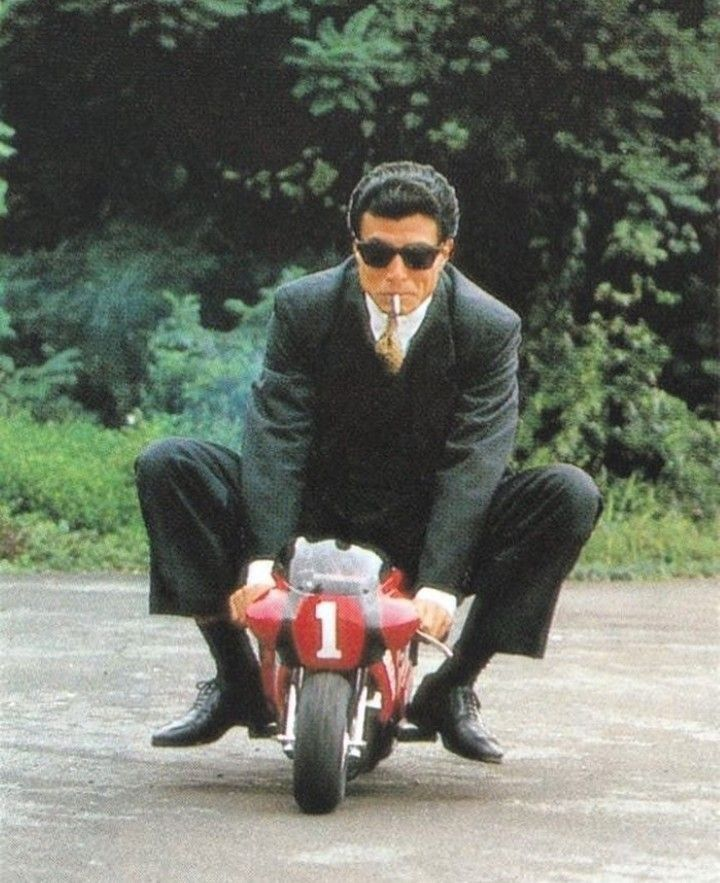
#> input picture assignment_2/data/test.jpg, 720 x 883 px
$ jupyter execute image_processing_exercises.ipynb   (older library calls are emulated)
#> lines starting #> are read from the running program, lines starting #| are printed output that depends on the picture; after the words box and inside, x2 and y2 are one past the last pixel; in counts of white or black regions, pixels touching at a corner belong together
#  Basics of Image analysis and rendering & Image processing

---

# 📚 Table of Contents

## 1. Basics of Image Analysis and Rendering
- [1.1 Digital Image: Definition and Types](#11-define-the-general-concept-of-digital-image-and-explain-its-types)
- [1.2 Color Spaces](#12-define-the-concept-of-color-spaces-and-mention-some)
- [1.3 Gray-scale Codification](#13-explain-the-gray-scale-codification)
- [1.4 General Workflow of Image Analysis](#14-define-and-explain-the-general-workflow-of-the-overall-image-analysis-process)
- [1.5 Levels of Image Processing](#15-define-and-explain-the-three-levels-of-image-processinganalysis)
- [1.6 Rendering and the Rendering Pipeline](#16-define-rendering-and-explain-its-significance-in-computer-graphics-and-discuss-the-rendering-pipeline-and-its-stages)
- [1.7 Real-time vs Offline Rendering](#17-describe-the-difference-between-real-time-rendering-and-offline-rendering)
- [1.8 Rasterization](#18-explain-the-concept-of-rasterization-and-its-role-in-rendering)

## 2. Image Processing: Transformation and Filtering
- [2.1 Linear Transformations: Brightness and Contrast](#21-linear-transformations-brightness-adjustment-and-contrast-stretching)
- [2.2 Basic Image Filtering: Mean and Gaussian](#22-basic-image-filtering-mean-and-gaussian-filtering)
- [2.3 Global Thresholding](#23-global-thresholding)
- [2.4 Edge Detection: Sobel and Prewitt](#24-edge-detection-sobel-and-prewitt-operators)
- [2.5 Histogram Equalization](#25-histogram-equalization)
- [2.6 2D Convolution Operation](#26-2d-convolution-operation)

---

### 1.1 Define the general concept of digital image and explain its types.

A **digital image** is a two-dimensional representation of a visual object, stored in a computer as a grid of **pixels**. Each pixel has color or intensity information.

**Types of digital images:**

* **Binary images**: Only black and white pixels (0 or 1).
* **Grayscale images**: Shades of gray, where each pixel has an intensity value (usually from 0 to 255).
* **Color images**: Each pixel has values for multiple color channels (commonly RGB – Red, Green, Blue).
* **Multispectral/Hyperspectral images**: Contain data from many wavelengths (used in remote sensing, medical imaging).

---

### 1.2 Define the concept of color spaces and mention some.

A **color space** is a method of representing colors in a consistent way using coordinate systems.

**Common color spaces include:**

* **RGB (Red, Green, Blue)** – used in screens and digital imaging.
* **HSV (Hue, Saturation, Value)** – useful for color filtering and adjustments.
* **CMYK (Cyan, Magenta, Yellow, Key/Black)** – used in printing.
* **Lab** – based on human vision, separates lightness and color.

---

### 1.3 Explain the gray-scale codification.

**Gray-scale codification** represents an image using shades of gray only, without color. Each pixel is assigned a single intensity value, usually from **0 (black)** to **255 (white)** in 8-bit images. It reduces memory usage and simplifies image processing tasks like edge detection and thresholding.

---

### 1.4 Define and explain the general workflow of the overall image analysis process.

The **general workflow of image analysis** includes:

1. **Acquisition**: Capture or load the image.
2. **Preprocessing**: Clean the image (e.g., remove noise, adjust brightness).
3. **Segmentation**: Divide the image into meaningful regions (e.g., separate objects).
4. **Feature Extraction**: Identify patterns or shapes (edges, textures, corners).
5. **Classification/Analysis**: Use extracted features to interpret or label parts of the image.
6. **Post-processing/Visualization**: Display or use the results for further tasks.

---

### 1.5 Define and explain the three levels of image processing/analysis.

1. **Low-level processing**: Basic operations like noise removal, contrast adjustment, edge detection. Input and output are both images.
2. **Mid-level processing**: Tasks like segmentation, shape detection, or object tracking. Input is an image, output is information (e.g., object boundaries).
3. **High-level processing**: Interpretation and understanding, such as object recognition or scene analysis. Output is a description or decision.

---

### 1.6 Define rendering and explain its significance in computer graphics, and discuss the rendering pipeline and its stages.

**Rendering** is the process of generating a final image from a 3D model using lighting, textures, and camera angles. It's essential in computer graphics to visualize virtual scenes in games, simulations, movies, etc.

**Rendering pipeline stages:**

1. **Modeling**: Define 3D shapes and objects.
2. **Transformation**: Convert objects into camera view (world and view transformations).
3. **Lighting**: Calculate how light affects surfaces.
4. **Projection**: Convert 3D scene to 2D image (camera perspective).
5. **Rasterization**: Turn projected shapes into pixels.
6. **Shading and Texturing**: Add colors, textures, and shadows to pixels.
7. **Display**: Show the final image on screen.

---

### 1.7 Describe the difference between real-time rendering and offline rendering.

* **Real-time rendering**: Images are generated quickly (e.g., 30–60 frames per second) for interactive applications like video games or VR. Focus is on speed and responsiveness.
* **Offline rendering**: Takes longer but produces high-quality, photorealistic images. Used in movies and animations. Quality is prioritized over speed.

---

### 1.8 Explain the concept of rasterization and its role in rendering.

**Rasterization** is the process of converting 3D shapes (like triangles) into pixels on a 2D screen. It determines **which pixels** a shape covers and assigns them colors based on textures, lighting, and shading. Rasterization is a **key step** in rendering, especially in real-time graphics, because it's fast and hardware-accelerated by GPUs.

---

# Image Processing: Transformation and Filtering

This notebook answers the following exercises:

1. Implement linear transformations: brightness adjustment and contrast stretching.
2. Implement basic image filtering techniques: mean filtering and Gaussian filtering.
3. Implement a global thresholding technique.
4. Implement edge detection using Sobel or Prewitt operators.
5. Implement a histogram equalization technique.
6. Implement a 2D convolution operation using a predefined kernel.

## 1. Load the Image
We will use the image `test.jpg` from the `data` folder.

[cell 1]
import cv2
import numpy as np
import matplotlib.pyplot as plt

# Load the image
image_path = 'data/test.jpg'
image = cv2.imread(image_path)
#> image is the input picture: shape (883, 720, 3); mean B, G, R 101, 111.7, 107.5
if image is None:
    raise FileNotFoundError(f'Image not found at {image_path}')

# Convert to RGB for visualization
image_rgb = cv2.cvtColor(image, cv2.COLOR_BGR2RGB)

# Display the original image
plt.imshow(image_rgb)
plt.title('Original Image')
plt.axis('off')
plt.show()

## 2.1 Linear Transformations: Brightness Adjustment and Contrast Stretching

[cell 2]
# Brightness adjustment
brightness_adjusted = cv2.convertScaleAbs(image, alpha=1, beta=50)
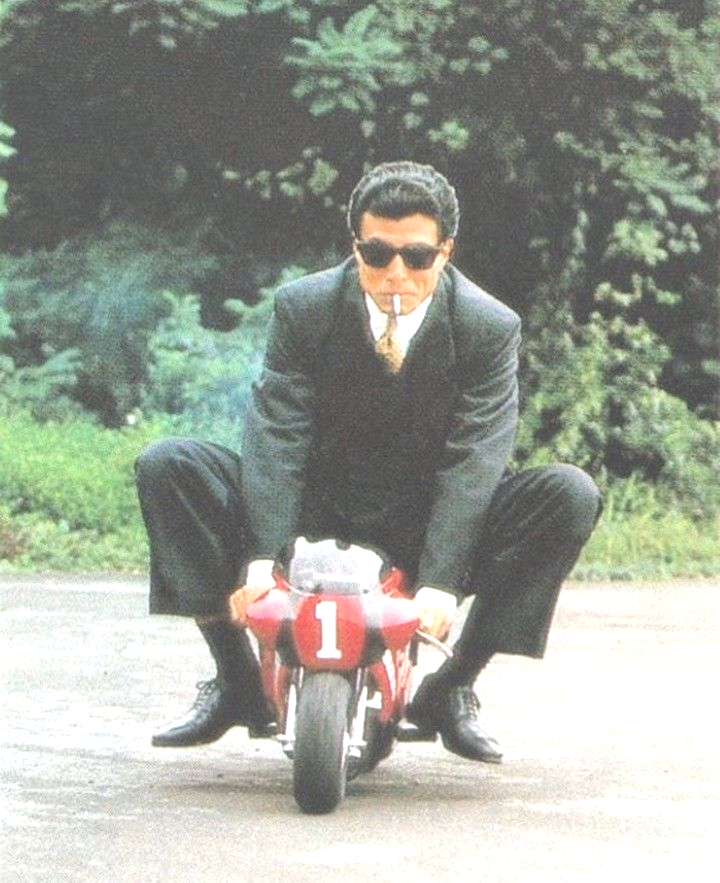
#> brightness_adjusted: shape (883, 720, 3); mean B, G, R 149.9, 159.8, 155.1

# Contrast stretching
contrast_stretched = cv2.normalize(image, None, alpha=0, beta=255, norm_type=cv2.NORM_MINMAX)

# Display results
fig, axes = plt.subplots(1, 3, figsize=(15, 5))
axes[0].imshow(image_rgb)
axes[0].set_title('Original Image')
axes[0].axis('off')
axes[1].imshow(cv2.cvtColor(brightness_adjusted, cv2.COLOR_BGR2RGB))
axes[1].set_title('Brightness Adjusted')
axes[1].axis('off')
axes[2].imshow(cv2.cvtColor(contrast_stretched, cv2.COLOR_BGR2RGB))
axes[2].set_title('Contrast Stretched')
axes[2].axis('off')
plt.show()

## 2.2 Basic Image Filtering: Mean and Gaussian Filtering

[cell 3]
# Mean filtering
mean_filtered = cv2.blur(image, (5, 5))

# Gaussian filtering
gaussian_filtered = cv2.GaussianBlur(image, (5, 5), 0)

# Display results
fig, axes = plt.subplots(1, 3, figsize=(15, 5))
axes[0].imshow(image_rgb)
axes[0].set_title('Original Image')
axes[0].axis('off')
axes[1].imshow(cv2.cvtColor(mean_filtered, cv2.COLOR_BGR2RGB))
axes[1].set_title('Mean Filtered')
axes[1].axis('off')
axes[2].imshow(cv2.cvtColor(gaussian_filtered, cv2.COLOR_BGR2RGB))
axes[2].set_title('Gaussian Filtered')
axes[2].axis('off')
plt.show()
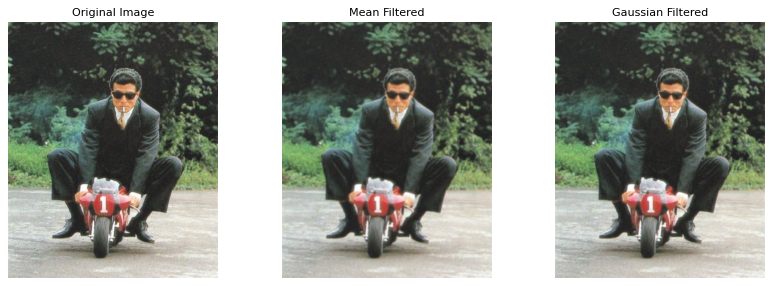
#> figure drawn by matplotlib, 3 panels

## 2.3 Global Thresholding

[cell 4]
# Convert to grayscale
gray_image = cv2.cvtColor(image, cv2.COLOR_BGR2GRAY)
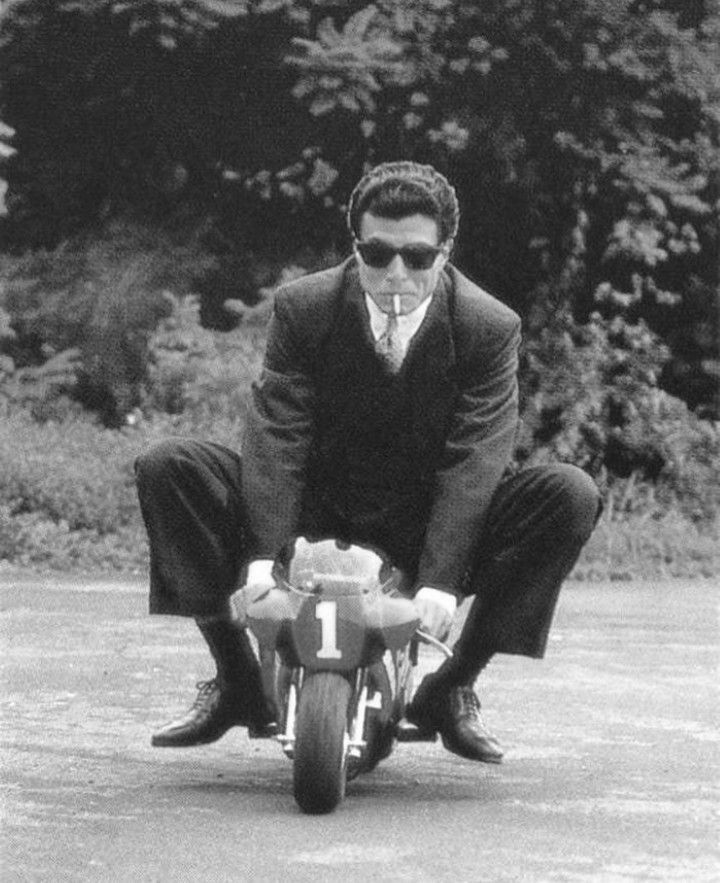
#> gray_image: shape (883, 720); min 16, max 255, mean 109.3

# Apply global thresholding
_, thresholded = cv2.threshold(gray_image, 127, 255, cv2.THRESH_BINARY)
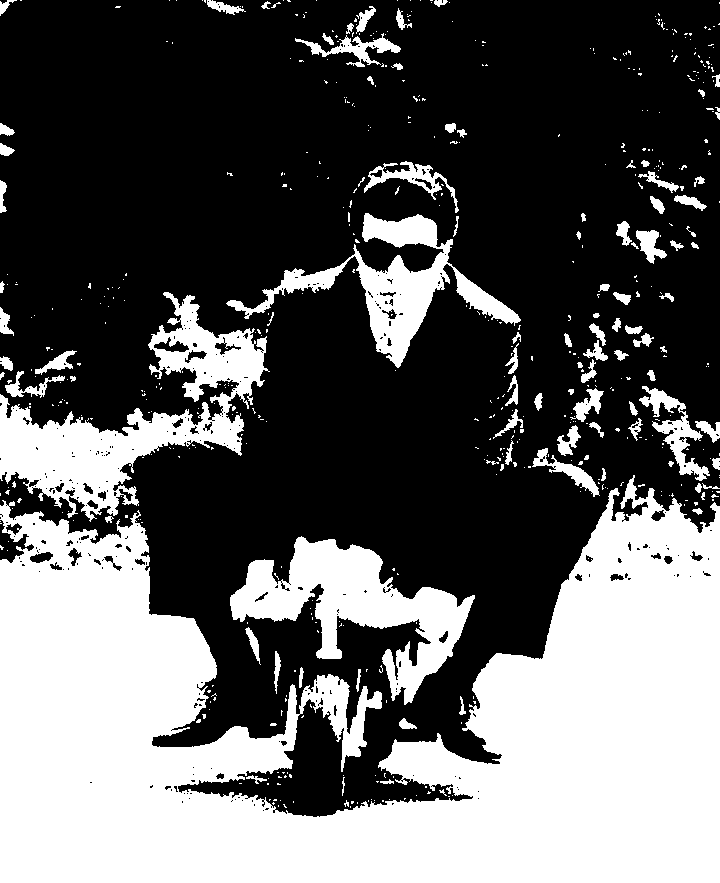
#> thresholded: shape (883, 720); 37% white; 567 white regions (470 under 20 px), largest, box (x1, y1, x2, y2) and area: (0, 475, 720, 883) 174714, (0, 292, 270, 522) 19105, (230, 536, 475, 705) 15457

# Display results
fig, axes = plt.subplots(1, 2, figsize=(10, 5))
axes[0].imshow(gray_image, cmap='gray')
axes[0].set_title('Grayscale Image')
axes[0].axis('off')
axes[1].imshow(thresholded, cmap='gray')
axes[1].set_title('Thresholded Image')
axes[1].axis('off')
plt.show()

## 2.4 Edge Detection: Sobel and Prewitt Operators

[cell 5]
# Sobel edge detection
sobel_x = cv2.Sobel(gray_image, cv2.CV_64F, 1, 0, ksize=3)
sobel_y = cv2.Sobel(gray_image, cv2.CV_64F, 0, 1, ksize=3)
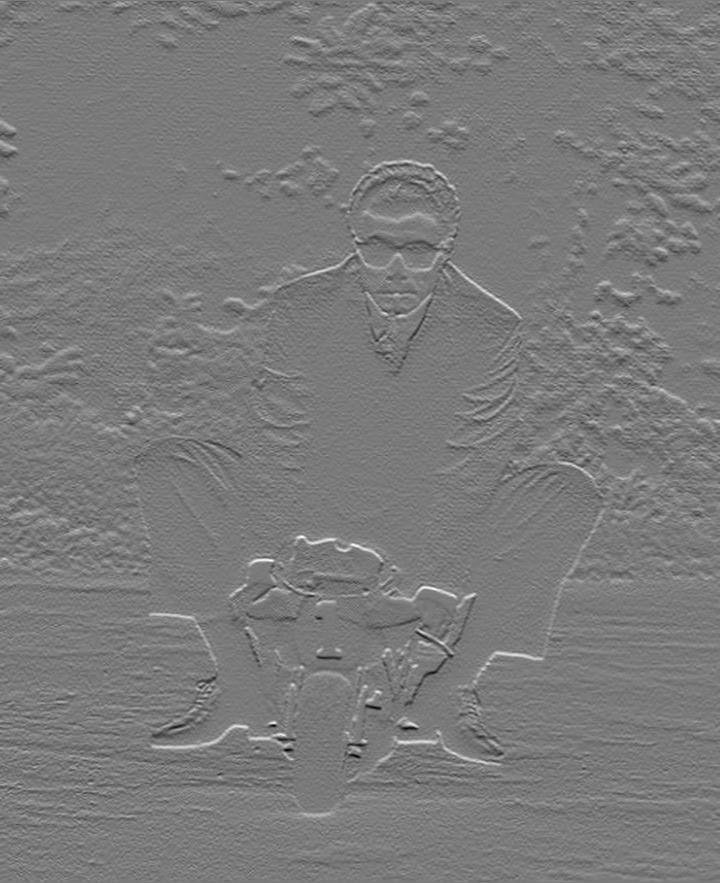
#> sobel_y: shape (883, 720) float64; min -505, max 545, mean 1.2; drawn with min black and max white
sobel_edges = cv2.magnitude(sobel_x, sobel_y)
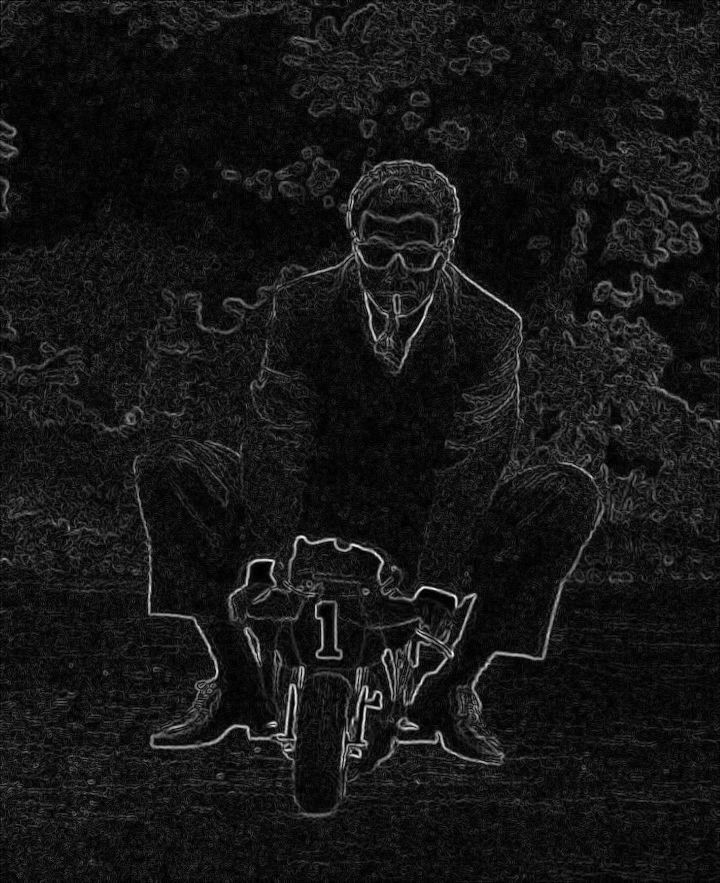
#> sobel_edges: shape (883, 720) float64; min 0, max 574.7, mean 50.7; drawn with min black and max white

# Display results
fig, axes = plt.subplots(1, 3, figsize=(15, 5))
axes[0].imshow(sobel_x, cmap='gray')
axes[0].set_title('Sobel X')
axes[0].axis('off')
axes[1].imshow(sobel_y, cmap='gray')
axes[1].set_title('Sobel Y')
axes[1].axis('off')
axes[2].imshow(sobel_edges, cmap='gray')
axes[2].set_title('Sobel Magnitude')
axes[2].axis('off')
plt.show()

## 2.5 Histogram Equalization

[cell 6]
# Apply histogram equalization
equalized = cv2.equalizeHist(gray_image)
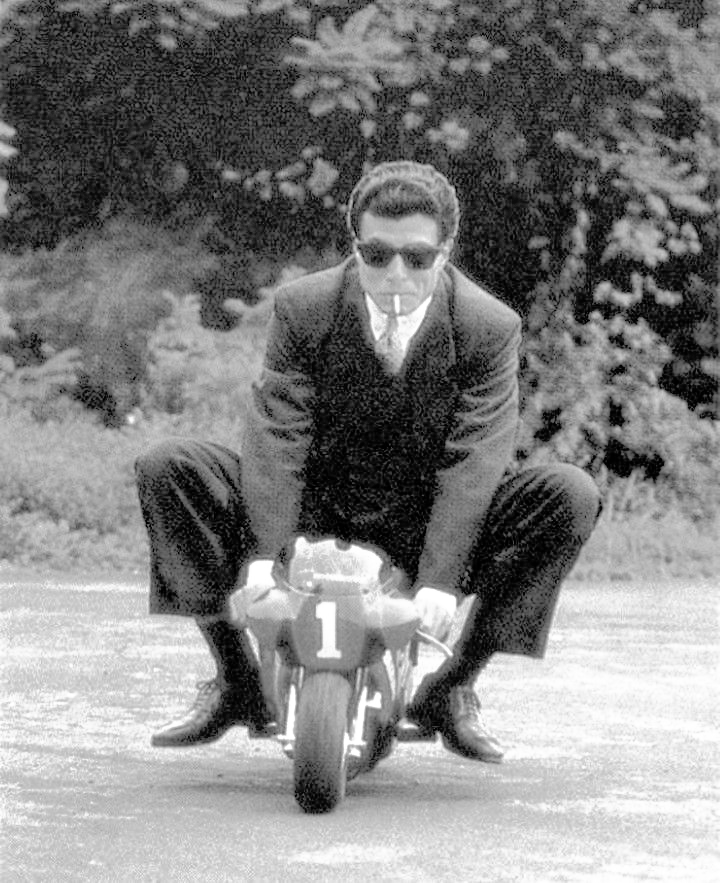
#> equalized: shape (883, 720); min 0, max 255, mean 128.5

# Display results
fig, axes = plt.subplots(1, 2, figsize=(10, 5))
axes[0].imshow(gray_image, cmap='gray')
axes[0].set_title('Original Grayscale Image')
axes[0].axis('off')
axes[1].imshow(equalized, cmap='gray')
axes[1].set_title('Histogram Equalized')
axes[1].axis('off')
plt.show()

## 2.6 2D Convolution Operation

[cell 7]
# Define sharpening kernel
kernel = np.array([[-1, -1, -1],
                  [-1,  9, -1],
                  [-1, -1, -1]])

# Apply 2D convolution
sharpened = cv2.filter2D(image, -1, kernel)

# Display results
fig, axes = plt.subplots(1, 2, figsize=(10, 5))
axes[0].imshow(image_rgb)
axes[0].set_title('Original Image')
axes[0].axis('off')
axes[1].imshow(cv2.cvtColor(sharpened, cv2.COLOR_BGR2RGB))
axes[1].set_title('Sharpened Image')
axes[1].axis('off')
plt.show()
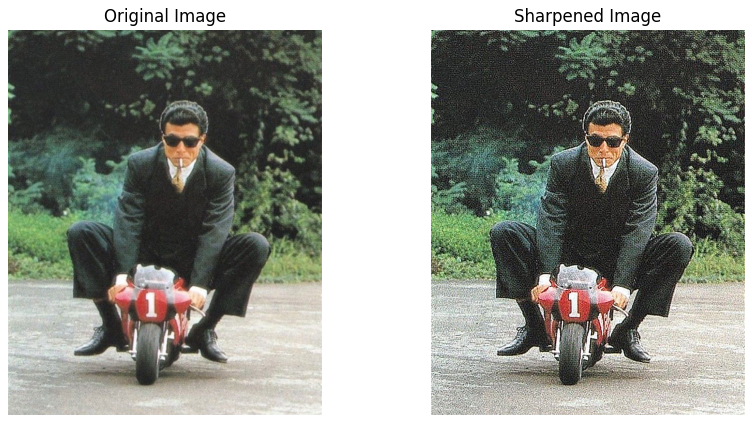
#> figure drawn by matplotlib, 2 panels

$ run again, with assignment_2/data/ff.jpg copied over assignment_2/data/test.jpg
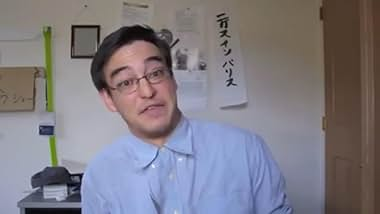
#> input picture assignment_2/data/ff.jpg, 380 x 214 px
#> image is the input picture: shape (214, 380, 3); mean B, G, R 131.7, 123.3, 127.4
#> `_, thresholded = cv2.threshold(gray_image, 127, 255, cv2.THRESH_BINARY)`:
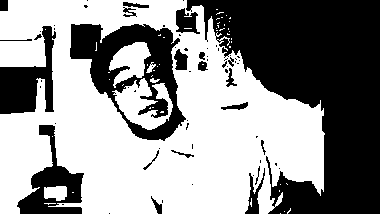
#> thresholded: shape (214, 380); 56.4% white; 67 black regions (45 under 20 px), largest, box (x1, y1, x2, y2) and area: (186, 0, 380, 214) 22928, (70, 24, 186, 141) 5850, (0, 26, 56, 114) 2458
#> `plt.show()`:
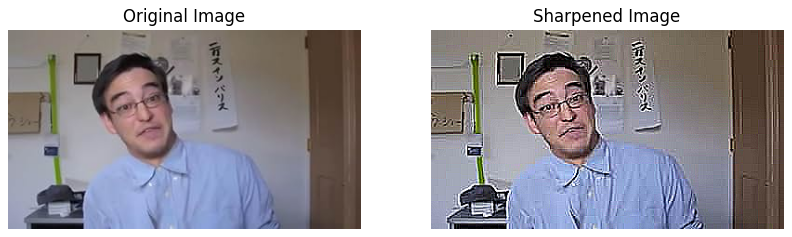
#> figure drawn by matplotlib, 2 panels
